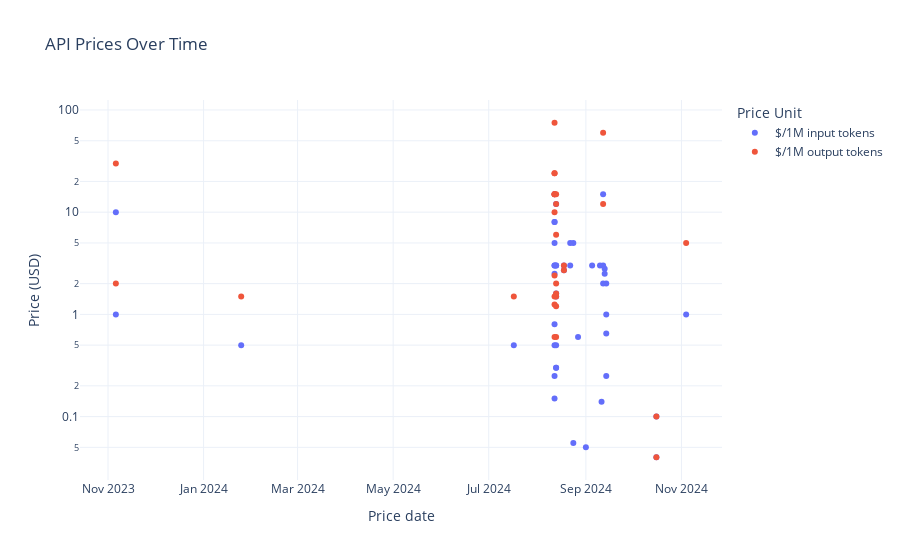

The notebook cell saved with this chart:
### Code cell
# Plot $/1M tokens over time
fig = px.scatter(api_price_df, x='Price date', y='Price (USD)', color='Price Unit', title='API Prices Over Time')
# Log y
fig.update_layout(yaxis_type='log')
fig.show()

### Figure 1 — Plotly figure (JSON) as saved in the notebook; plotly's stock layout.template omitted (floating-point values rounded to 4 significant figures)
{"data": [{"hovertemplate": "Price Unit=$/1M input tokens<br>Price date=%{x}<br>Price (USD)=%{y}<extra></extra>", "legendgroup": "$/1M input tokens", "marker": {"color": "#636efa", "symbol": "circle"}, "mode": "markers", "name": "$/1M input tokens", "orientation": "v", "showlegend": true, "type": "scatter", "x": ["2024-08-12", "2024-08-12", "2024-08-12", "2024-08-12", "2024-08-12", "2024-08-12", "2024-08-12", "2024-08-12", "2024-08-12", "2024-08-12", "2024-08-12", "2024-08-13", "2024-08-13", "2024-08-13", "2024-08-13", "2024-08-13", "2024-08-13", "2024-08-13", "2024-08-13", "2024-08-18", "2024-08-18", "2024-09-12", "2024-09-12", "2024-09-10", "2024-09-14", "2024-09-13", "2024-09-01", "2024-08-24", "2024-08-24", "2024-09-05", "2024-09-13", "2024-09-14", "2024-08-27", "2024-09-14", "2024-09-11", "2024-09-14", "2024-08-22", "2024-08-22", "2024-09-12", "2024-07-17", "2024-11-04", "2024-01-25", "2023-11-06", "2023-11-06", "2024-10-16", "2024-10-16"], "xaxis": "x", "y": [2.5, 5, 0.15, 15, 0.25, 3, 3, 8, 0.8, 8, 0.5, 1.5, 0.3, 3, 0.5, 0.3, 3, 12, 1.6, 2.7, 3, 15, 3, 3, 0.25, 2.5, 0.05, 0.055, 5, 3, 2.8, 1, 0.6, 0.65, 0.14, 2, 5, 3, 2, 0.5, 1, 0.5, 1, 10, 0.04, 0.1], "yaxis": "y"}, {"hovertemplate": "Price Unit=$/1M output tokens<br>Price date=%{x}<br>Price (USD)=%{y}<extra></extra>", "legendgroup": "$/1M output tokens", "marker": {"color": "#EF553B", "symbol": "circle"}, "mode": "markers", "name": "$/1M output tokens", "orientation": "v", "showlegend": true, "type": "scatter", "x": ["2024-08-12", "2024-08-12", "2024-08-12", "2024-08-12", "2024-08-12", "2024-08-12", "2024-08-12", "2024-08-12", "2024-08-12", "2024-08-12", "2024-08-12", "2024-08-13", "2024-08-13", "2024-08-13", "2024-08-13", "2024-08-13", "2024-08-13", "2024-08-13", "2024-08-13", "2024-08-18", "2024-08-18", "2024-09-12", "2024-09-12", "2024-07-17", "2024-11-04", "2024-01-25", "2023-11-06", "2023-11-06", "2024-10-16", "2024-10-16"], "xaxis": "x", "y": [10, 15, 0.6, 75, 1.25, 15, 15, 24, 2.4, 24, 1.5, 2, 0.6, 15, 1.5, 1.2, 6, 12, 1.6, 2.7, 3, 60, 12, 1.5, 5, 1.5, 2, 30, 0.04, 0.1], "yaxis": "y"}], "layout": {"legend": {"title": {"text": "Price Unit"}, "tracegroupgap": 0}, "title": {"text": "API Prices Over Time"}, "xaxis": {"anchor": "y", "domain": [0, 1], "title": {"text": "Price date"}}, "yaxis": {"anchor": "x", "domain": [0, 1], "title": {"text": "Price (USD)"}, "type": "log"}}}
